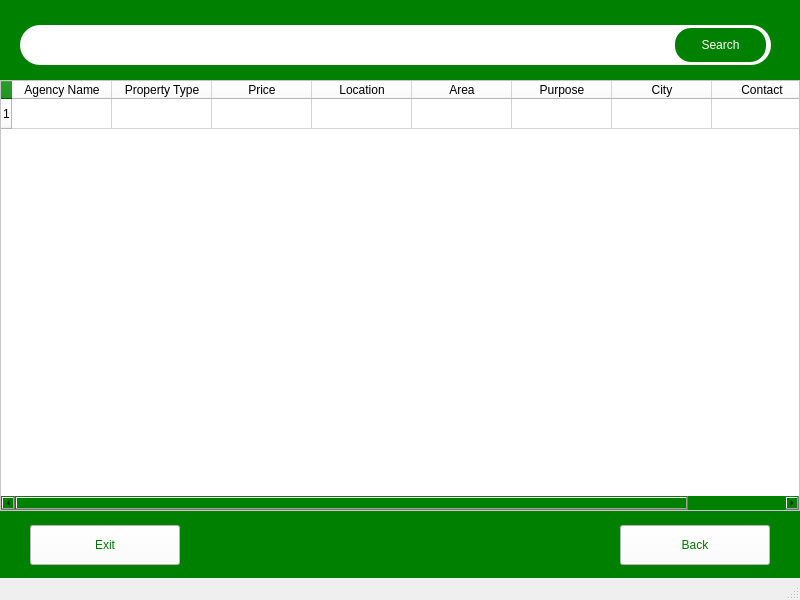
<?xml version="1.0" encoding="UTF-8"?>
<ui version="4.0">
 <class>MainWindow</class>
 <widget class="QMainWindow" name="MainWindow">
  <property name="geometry">
   <rect>
    <x>0</x>
    <y>0</y>
    <width>800</width>
    <height>600</height>
   </rect>
  </property>
  <property name="windowTitle">
   <string>MainWindow</string>
  </property>
  <widget class="QWidget" name="centralwidget">
   <widget class="QWidget" name="widget" native="true">
    <property name="geometry">
     <rect>
      <x>0</x>
      <y>0</y>
      <width>800</width>
      <height>600</height>
     </rect>
    </property>
    <property name="styleSheet">
     <string notr="true">background-color: green;
font: 10pt &quot;Roboto&quot;;</string>
    </property>
    <widget class="QTableWidget" name="TableWidgetData">
     <property name="geometry">
      <rect>
       <x>0</x>
       <y>80</y>
       <width>800</width>
       <height>431</height>
      </rect>
     </property>
     <property name="styleSheet">
      <string notr="true">background-color: rgb(255, 255, 255);
font: 10pt &quot;Roboto&quot;;</string>
     </property>
     <property name="rowCount">
      <number>1</number>
     </property>
     <row/>
     <column>
      <property name="text">
       <string>Agency Name</string>
      </property>
     </column>
     <column>
      <property name="text">
       <string>Property Type</string>
      </property>
     </column>
     <column>
      <property name="text">
       <string>Price</string>
      </property>
     </column>
     <column>
      <property name="text">
       <string>Location</string>
      </property>
     </column>
     <column>
      <property name="text">
       <string>Area</string>
      </property>
     </column>
     <column>
      <property name="text">
       <string>Purpose</string>
      </property>
     </column>
     <column>
      <property name="text">
       <string>City</string>
      </property>
     </column>
     <column>
      <property name="text">
       <string>Contact</string>
      </property>
     </column>
    </widget>
    <widget class="QPushButton" name="BtnSearch">
     <property name="geometry">
      <rect>
       <x>675</x>
       <y>28</y>
       <width>91</width>
       <height>34</height>
      </rect>
     </property>
     <property name="styleSheet">
      <string notr="true">#BtnSearch{
border-radius:16px;
	font: 7pt &quot;Roboto&quot;;
color:white;
}</string>
     </property>
     <property name="text">
      <string>Search</string>
     </property>
    </widget>
    <widget class="QLineEdit" name="txtSearch">
     <property name="geometry">
      <rect>
       <x>20</x>
       <y>25</y>
       <width>751</width>
       <height>40</height>
      </rect>
     </property>
     <property name="styleSheet">
      <string notr="true">background-color: rgb(255, 255, 255);
border-radius: 20px;
font: 12pt &quot;Roboto&quot;;</string>
     </property>
    </widget>
    <widget class="QPushButton" name="BtnExit">
     <property name="geometry">
      <rect>
       <x>30</x>
       <y>525</y>
       <width>150</width>
       <height>40</height>
      </rect>
     </property>
     <property name="styleSheet">
      <string notr="true">background-color: rgb(255, 255, 255);
color: rgb(0, 120, 0);
font: bold 12pt &quot;Roboto&quot;;</string>
     </property>
     <property name="text">
      <string>Exit</string>
     </property>
    </widget>
    <widget class="QPushButton" name="BtnBack">
     <property name="geometry">
      <rect>
       <x>620</x>
       <y>525</y>
       <width>150</width>
       <height>40</height>
      </rect>
     </property>
     <property name="styleSheet">
      <string notr="true">background-color: rgb(255, 255, 255);
color: rgb(0, 120, 0);
font: bold 12pt &quot;Roboto&quot;;</string>
     </property>
     <property name="text">
      <string>Back</string>
     </property>
    </widget>
    <zorder>txtSearch</zorder>
    <zorder>TableWidgetData</zorder>
    <zorder>BtnSearch</zorder>
    <zorder>BtnExit</zorder>
    <zorder>BtnBack</zorder>
   </widget>
  </widget>
  <widget class="QStatusBar" name="statusbar"/>
 </widget>
 <tabstops>
  <tabstop>TableWidgetData</tabstop>
 </tabstops>
 <resources>
  <include location="../icons/icons.qrc"/>
 </resources>
 <connections/>
</ui>
